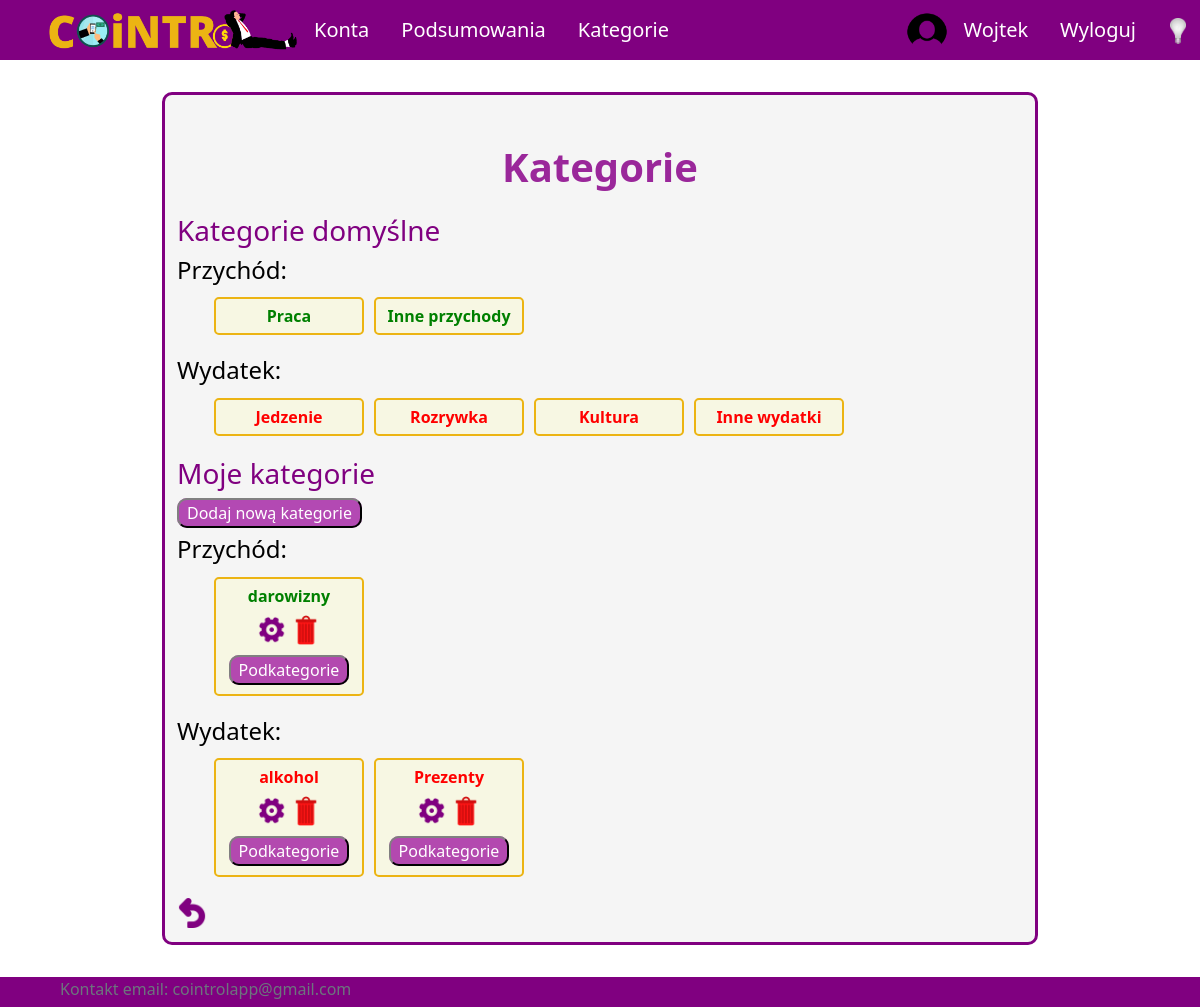
The page /profile/categories (signed in) on the database as committed earlier.
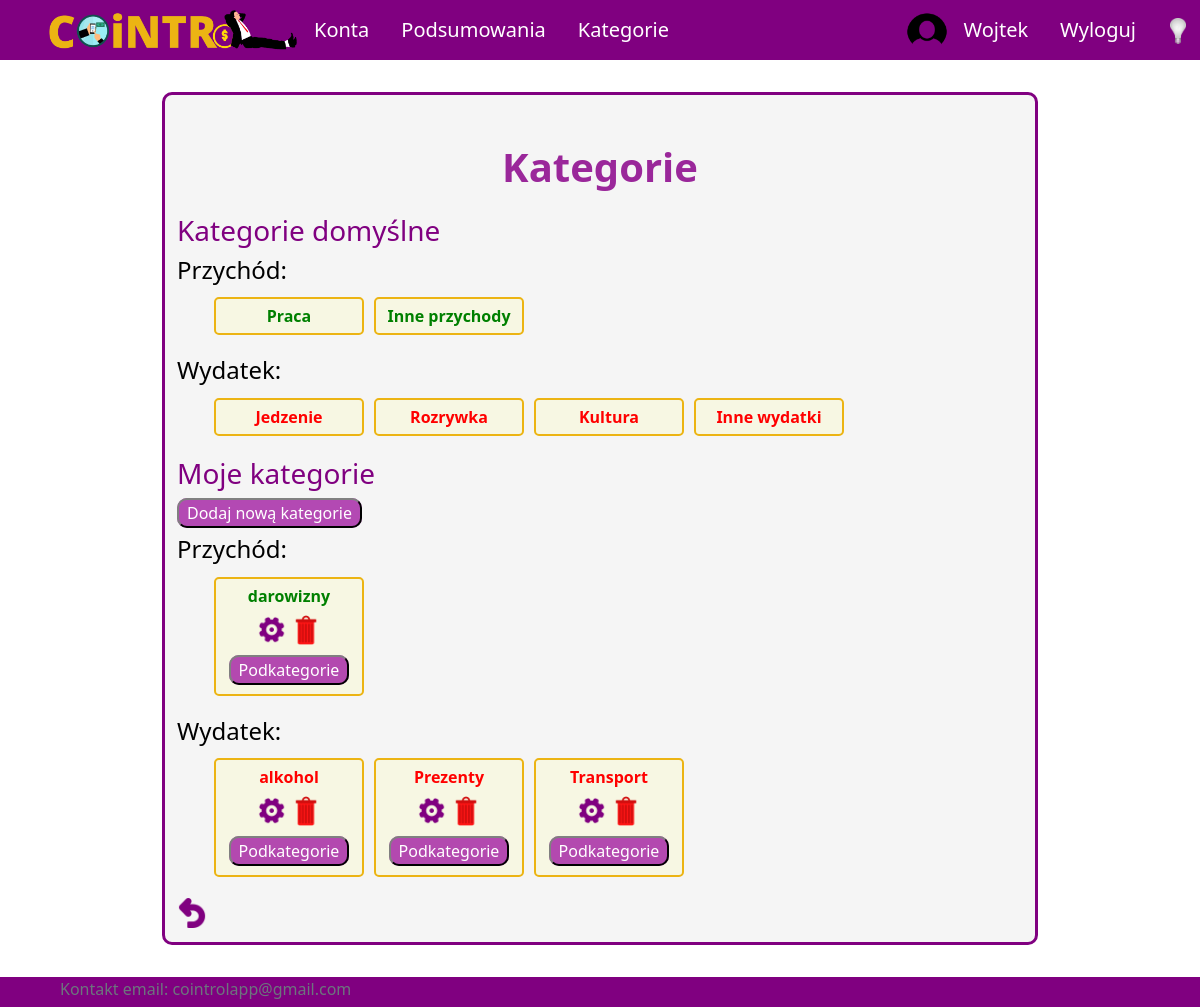
The same page on the database as committed later.
### UsersApp/models.py (models this page shows, shortened)
class Category(models.Model):
    SCOPE_CHOICES = (
        ("INCOME", "income"),
        ("EXPENSE", "expense"),
    )
    name = models.CharField(max_length=255)
    owner = models.ForeignKey(Profile, null=True, blank=True, on_delete=models.CASCADE)
    scope = models.CharField(max_length=10, choices=SCOPE_CHOICES) #income / expense - do oddzielenia rodzaju transakcji
    id = models.UUIDField(default=uuid.uuid4, unique=True, primary_key=True, editable=False)

### UsersApp/views/category_views.py (the view)
# urls.py: path('profile/categories', views.showCategories, name='all-categories'),
@login_required(login_url='login')
def showCategories(request):
    defaultCategory = Category.objects.filter(owner__isnull=True)
    userCategory = Category.objects.filter(owner=request.user.profile)
    context = {'defaultCategory' : defaultCategory, 'userCategory' : userCategory}
    return render(request, 'application/categories/all-categories.html', context)

### templates/application/categories/all-categories.html
{% extends 'application/base.html' %}
{% block content %}
<div class="title">
    <h1>Kategorie</h1>
</div>
<div class="content-pc">
    <div id="default-cat">
        <h3 class="purple">Kategorie domyślne</h3>
        <h4>Przychód:</h4>
        <ul id="cat-list">
            {% for dc in defaultCategory %}
                {% if dc.scope == "INCOME" %}
                    <li id="category">
                        <span class="bold income">{{dc.name}}</span></br>
                    </li>
                {% endif %}
            {% endfor %}
            </ul>
        <h4>Wydatek:</h4>
        <ul id="cat-list">
            {% for dc in defaultCategory %}
            {% if dc.scope == "EXPENSE" %}
                <li id="category">
                    <span class="bold expense">{{dc.name}}</span></br>
                </li>
            {% endif %}
        {% endfor %}
        </ul>
    </div>
    <div id="custom-cat">
        <h3 class="purple">Moje kategorie</h3>
        <p class="buttons"><a class="button" href="{% url 'create-category' %}">Dodaj nową kategorie</a></p>
        <h4>Przychód:</h4>
        <ul id="cat-list">
            {% for uc in userCategory %}
                {% if uc.scope == "INCOME" %}
                    <li id="category">
                        <span class="bold cat-income">{{uc.name}}</span>
                        <p class="buttons-close">
                            <a class="edit square-30px" href="{% url 'edit-category' uc.id %}" title="Edytuj"></a>
                            <a class="delete square-30px" href="{% url 'delete-category' uc.id %}" onclick=
                            "return confirm('Are you sure you want to delete {{uc.name}}?')" title="Usuń"></a>
                        </p>
                        <p class="buttons-close"><a class="button" href="{% url 'all-subcategories' uc.id %}">Podkategorie</a></p>
                    </li>
                {% endif %}
            {% endfor %}
        </ul>
        <h4>Wydatek:</h4>
        <ul id="cat-list">
            {% for uc in userCategory %}
                {% if uc.scope == "EXPENSE" %}
                    <li id="category">
                        <span class="bold cat-expense">{{uc.name}}</span>
                        <p class="buttons-close">
                            <a class="edit square-30px" href="{% url 'edit-category' uc.id %}" title="Edytuj"></a>
                            <a class="delete square-30px" href="{% url 'delete-category' uc.id %}" onclick=
                            "return confirm('Are you sure you want to delete {{uc.name}}?')" title="Usuń"></a>
                        </p>
                        <p class="buttons-close"><a class="button" href="{% url 'all-subcategories' uc.id %}">Podkategorie</a></p>
                    </li>
                {% endif %}
            {% endfor %}
        </ul>
    </div>
<a class="return" href="{% url 'profile' %}" title="Wróć"></a>
</div>
{% endblock %}

Rows that differ between the two databases and show on the page:
added Category: name "Transport", shown under "Wydatek:"
